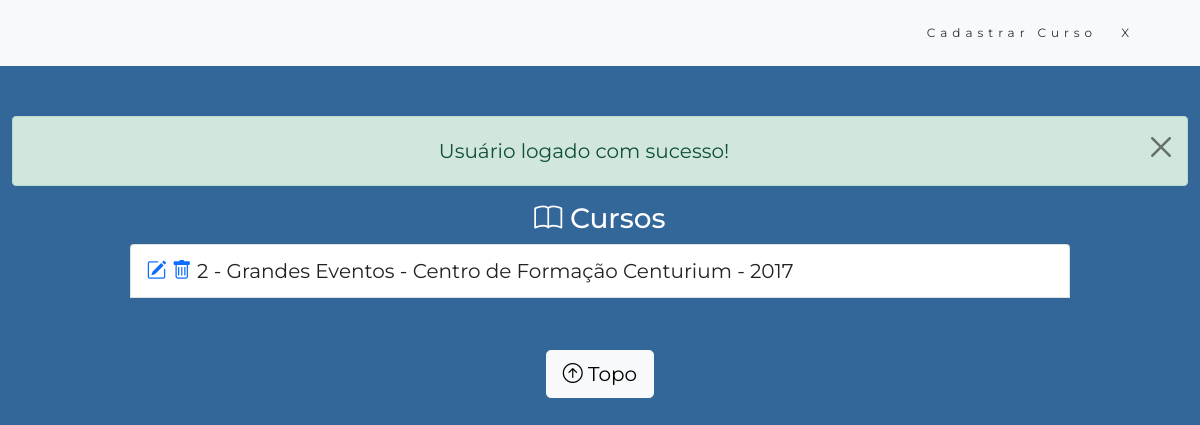
The page /cursos.php (signed in) on the database its author committed.
### tables this page shows
CREATE TABLE `cursos` (
  `idcurso` int(11) NOT NULL,
  `nome_curso` varchar(255) DEFAULT NULL,
  `instituicao` varchar(255) DEFAULT NULL,
  `ano_curso` year(4) DEFAULT NULL,
  `idusuario` int(11) DEFAULT NULL
);

### acoes/consulta-cursos.php (the view, shortened to what this page needs)
<?php
    require_once "conexao.php";
    $id_logado = $_SESSION['idusuario'];
    $sql = "SELECT * FROM cursos WHERE idusuario = '$id_logado'";
    $resultado = mysqli_query($con, $sql);
    while($dados = mysqli_fetch_array($resultado)) {
        $idcurso       = $dados['idcurso'];
        $nome_curso    = $dados['nome_curso'];
        $instituicao   = $dados['instituicao'];
        $ano_curso     = $dados['ano_curso'];
    echo "
    <li class='list-group-item'>
      <a href='editar-curso.php?id={$idcurso}'><i class='bi bi-pencil-square'></i></a>
      <a href='apaga-curso.php?id={$idcurso}' data-bs-toggle='modal' data-bs-target='#exampleModal{$idcurso}'><i class='bi bi-trash'></i></a>
      $idcurso - $nome_curso - $instituicao - $ano_curso
    </li>
    <div class='modal fade' id='exampleModal{$idcurso}' tabindex='-1' aria-labelledby='exampleModalLabel' aria-hidden='true'>
      <div class='modal-dialog'>
        <div class='modal-content'>
          <div class='modal-header'>
            <h5 class='modal-title' id='exampleModalLabel'>Apagar</h5>
            <button type='button' class='btn-close' data-bs-dismiss='modal' aria-label='Close'></button>
          </div>
          <div class='modal-body'>
            Deseja apagar o curso {$idcurso} ?
          </div>
          <div class='modal-footer'>
            <button type='button' class='btn btn-secondary' data-bs-dismiss='modal'>Cancelar</button>
            <form action='acoes/apaga-curso.php' method='POST'>
              <input type='hidden' name='idcurso' value='{$idcurso}'>
              <button type='submit' class='btn btn-primary' name='bt_apagar'>Sim</button>
            </form>
          </div>
        </div>
      </div>
    </div>
    ";
    }

### cursos.php (shortened to what this page needs)
<!DOCTYPE html>
<html lang="pt-br">
 <head>
  <link rel="stylesheet" href="assets/css/bootstrap.min.css" >
  <link rel="stylesheet" href="https://cdn.jsdelivr.net/npm/bootstrap-icons@1.5.0/font/bootstrap-icons.css">
  <link rel="stylesheet" href="assets/css/tema-curriculo.css" />
</head>
<body>
 <nav class="navbar navbar-expand-md navbar-light bg-light">
  <div class="container">
    <div class="navbar-header">
    </div>
    <div class="collapse navbar-collapse" id="navbarCollapse">
        <ul class="nav navbar-nav d-flex justify-content-end" id="links">
            <li><a href="cadastrar-curso.php">Cadastrar Curso</a></li>
            <li><a href="painel.php">X</a></li>
        </ul>
    </div>
  </div>
</nav>
<div class="container-fluid bg2 text-center" id="div-cursos">
  <?php include_once 'acoes/escreve-mensagem.php'; ?>
  <h3> <i class="bi bi-book"></i> Cursos </h3>
  <ul class="list-group lista" style="color:#222;">
    <?php include_once 'acoes/consulta-cursos.php'; ?>
  </ul>
  <br>
  <a href="#" class="btn btn-light btn-lg bt">
    <i class="bi bi-arrow-up-circle"></i> Topo
  </a>
</div>
</body>
</html>

### acoes/escreve-mensagem.php (shortened to what this page needs)
<?php
if(isset($_SESSION['mensagem'])) {
    echo "
        <div class='alert alert-".$_SESSION['status']." alert-dismissible fade show mensagem' role='alert'>
            {$_SESSION['mensagem']} <br>
            <span class='alert-warning'>".@$_SESSION['msg_upload']."</span>
            <button type='button' class='btn-close' data-bs-dismiss='alert' aria-label='Close'></button>
        </div>";
}

### assets/css/tema-curriculo.css (style rules this page uses)
body { font: 20px "Montserrat", sans-serif; line-height: 1.8; }
#links { width: 100%; line-height: 1.9rem; }
.bt { margin-top: 1rem; }
.navbar { padding-top: 15px; padding-bottom: 15px; border: 0; border-radius: 0; margin-bottom: 0; font-size: 12px; letter-spacing: 5px; }
.navbar-nav li a { color: #2f2f2f; text-decoration: none; padding-right: 1.5rem; }
.container-fluid { padding-top: 50px; padding-bottom: 50px; }
.bg2 { background-color: #336699; color: #ffffff; }
.bg2 ul li { width: 80%; color: #222; margin: auto; }
.bg2 h3 { text-align: center; }
#div-formacoes, #div-cursos { height: 90vh; }
.lista { text-align: left; }

### rows shown on the page
cursos: idcurso "2", nome_curso "Grandes Eventos", instituicao "Centro de Formação Centurium", ano_curso "2017"

### other values the page prints
$_SESSION['mensagem'] "Usuário logado com sucesso!"
